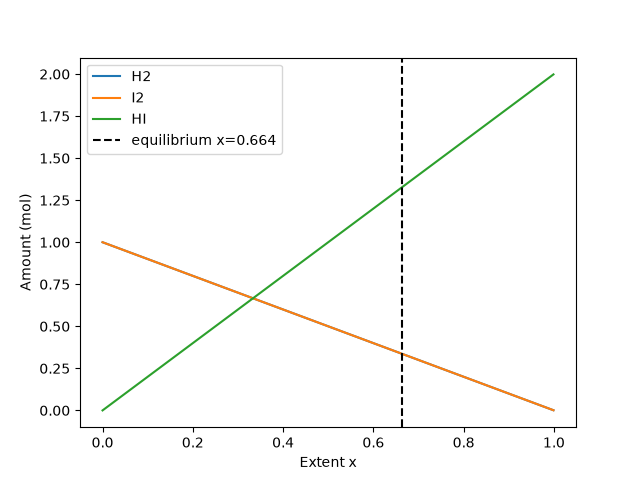

Source code (Python):
"""
PW2 Lab B Part 4 -- chemical equilibrium via the equilibrium constant K.

Reaction  H2 + I2 <=> 2 HI, starting from 1 mol H2 and 1 mol I2.
As the reaction proceeds by an extent x:  H2 = 1-x,  I2 = 1-x,  HI = 2x.
At equilibrium the composition satisfies the equilibrium constant
        K = [HI]^2 / ([H2][I2]) = (2x)^2 / ((1-x)(1-x)).
Given K, find the extent x. Solve it TWO ways and compare.
Run:  python equilibrium.py
"""
import numpy as np
import matplotlib.pyplot as plt
from scipy.optimize import newton, minimize

K = 15.6
a = b = 1.0

# TODO 1: write k_imbalance(x) = (2x)^2/((a-x)(b-x)) - K.
#         It equals zero exactly at equilibrium.
def k_imbalance(x):
    return (2*x)**2 / ((a - x)*(b - x)) - K

# TODO 2 (method 1): use scipy.optimize.newton to find the root of k_imbalance
#         (start x0=0.5). This is root-finding.
x_newton = newton(k_imbalance, x0=0.5)
print("Newton x:", x_newton)

# TODO 3 (method 2): use scipy.optimize.minimize to minimise k_imbalance(x)**2
#         (method "SLSQP", bounds [(0, 0.999)], x0=[0.5]). Print both answers
#         and confirm they agree.
res = minimize(lambda x: k_imbalance(x[0])**2, x0=[0.5], method="SLSQP", bounds=[(0, 0.999)])
x_slsqp = res.x[0]
print("SLSQP x:", x_slsqp)

print("Agree?", np.isclose(x_newton, x_slsqp, atol=1e-3))
# TODO 4: report the equilibrium amounts (H2, I2, HI), and plot how the three
#         amounts change with the extent x, marking the equilibrium. Save
#         equilibrium.png.
x_eq = x_newton  # use the Newton result (they agree)
H2_eq = a - x_eq
I2_eq = b - x_eq
HI_eq = 2 * x_eq
print(f"Equilibrium: H2={H2_eq:.3f}, I2={I2_eq:.3f}, HI={HI_eq:.3f}")

x_range = np.linspace(0, 0.999, 200)
H2_range = a - x_range
I2_range = b - x_range
HI_range = 2 * x_range

plt.plot(x_range, H2_range, label="H2")
plt.plot(x_range, I2_range, label="I2")
plt.plot(x_range, HI_range, label="HI")
plt.axvline(x_eq, color='black', linestyle='--', label=f"equilibrium x={x_eq:.3f}")
plt.xlabel("Extent x")
plt.ylabel("Amount (mol)")
plt.legend()
plt.savefig('equilibrium.png')
